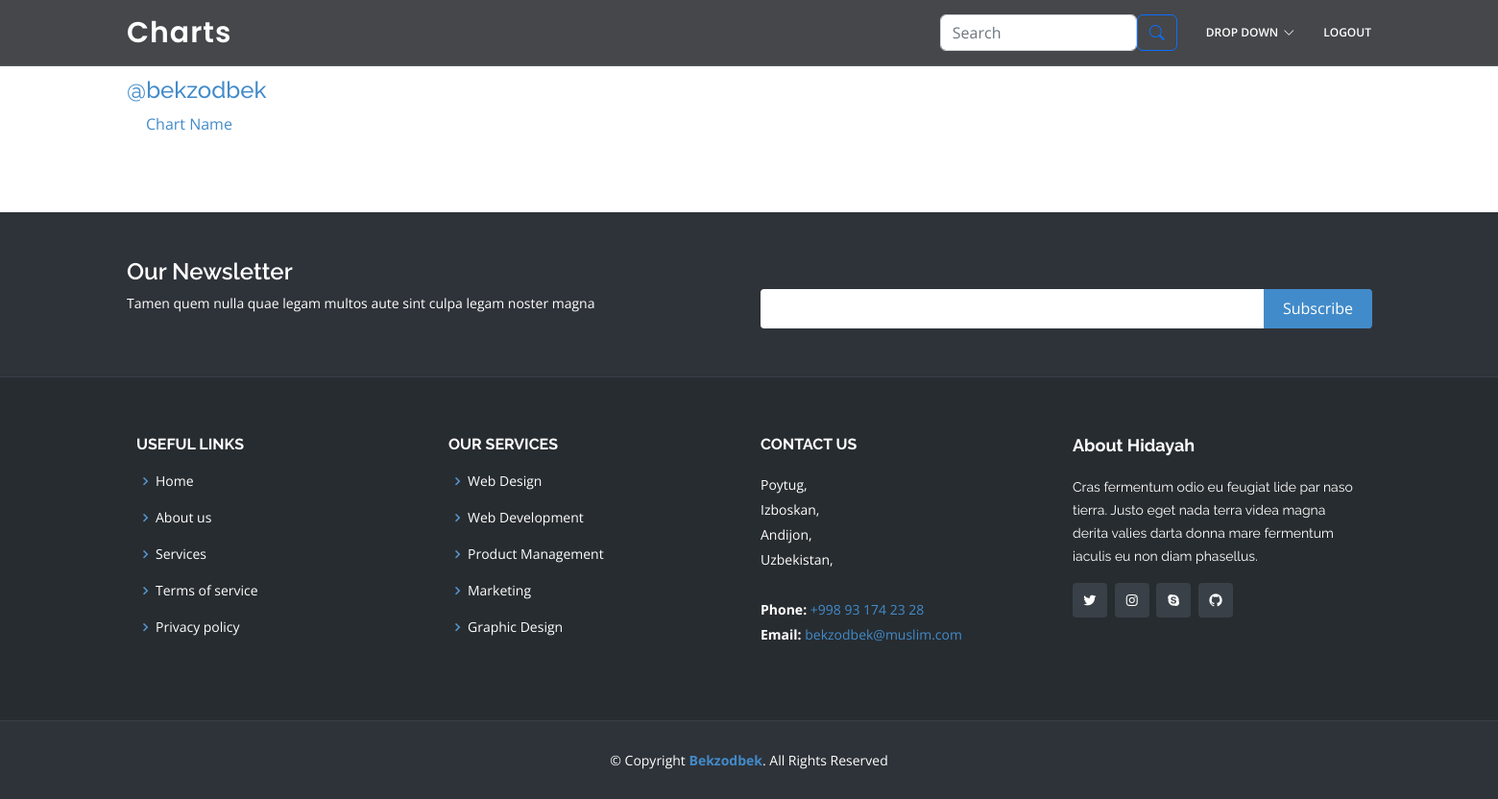
Page / (signed in) on the earlier database version.
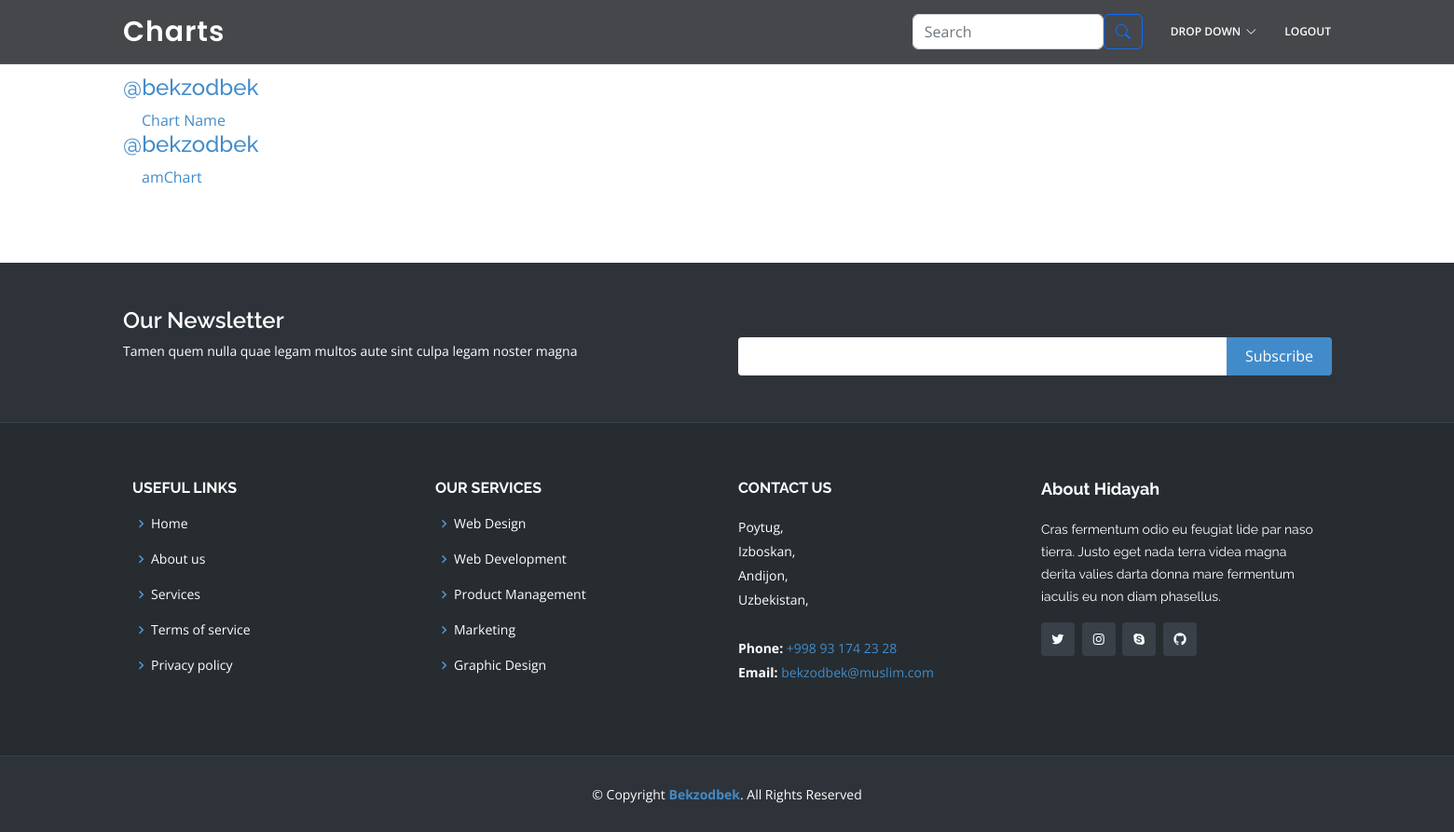
Same page on the later database version.
### chart/models.py (models this page shows, shortened)
class Chart(models.Model):
    PIE = "Pie"
    COLUMN = "Column"
    CHART_CHOICES = [
        (PIE, "Pie Chart"),
        (COLUMN, "Column Chart")
    ]
    author = models.ForeignKey(MyUser, on_delete=models.CASCADE,related_name='chart' )
    name = models.CharField(max_length=150)
    slug = models.SlugField(unique=True)
    caption = models.TextField(max_length=700)
    created_on = models.DateTimeField(("date joined"), default=timezone.now)
    view_count = models.IntegerField(default=0)
    chart_type = models.CharField(max_length=15,choices=CHART_CHOICES, default=PIE)

class MyUser(AbstractUser):
    is_organiser = models.BooleanField(default=False)
    is_agent = models.BooleanField(default=False)
    following = models.ManyToManyField(
        "self", blank=True, related_name="followers", symmetrical=False
    )

### chart/views.py (the view)
# urls.py: path('', home, name="home"),
def home(request):
    charts_count = Chart.objects.count()
    user_count = User.objects.count()
    date_joined_count = User.objects.filter(date_joined__date=timezone.now()-timezone.timedelta(0)).count()
    users = User.objects.all().order_by('-id')[:date_joined_count]
    elem_count = Element.objects.count()
    following_actions = None
    if request.user.is_authenticated:
        user = get_object_or_404(User, username=request.user)
        following_actions = user.followers.all().order_by('-id')[:15]
    contact = ContactUsForm()
    if request.method == "POST":
        contact = ContactUsForm(request.POST)
        if contact.is_valid():
            contact.save()
            return redirect('app:home')
    context = {
        "charts_count":charts_count,
        "user_count":user_count,
        "elem_count":elem_count,
        "following_actions":following_actions,
        "users":users,
        "contact":contact
    }
    return render(request, 'pages/home.html', context)

### chart/forms.py
class ContactUsForm(forms.ModelForm):
    class Meta:
        model = ContactUs
        fields = ["name", "email", "subject", "message"]

### templates/pages/home.html (shortened to what this page needs)
{% extends 'layout/base.html' %}
{% block content %}
{% if request.user.is_authenticated %}
{% include 'includes/inner.html' %}
{% endif %}
{% endblock content %}

### templates/includes/inner.html (shortened to what this page needs)
<main id="main">
    <section class="inner-page">
      <div class="container">
        <div class=" d-flex">
          <div class="col-xl-10">
            {% for following in following_actions %}
            {% for element in following.chart.all %}
            <h4><a style="text-decoration: none;" href="{% url 'app:profile' element.author.username %}">@{{ element.author.username }}</a></h4>
            <a style="margin-left: 20px;" href="{% url 'app:chart' element.slug %}">{{ element.name }}</a>
            {% endfor %}
            {% endfor %}
          </div>
          <div class="col-xl-10">
          </div>
        </div>
    </section>
  </main>

Differences in the rows shown:
added Chart: author.username "bekzodbek", name "amChart"
